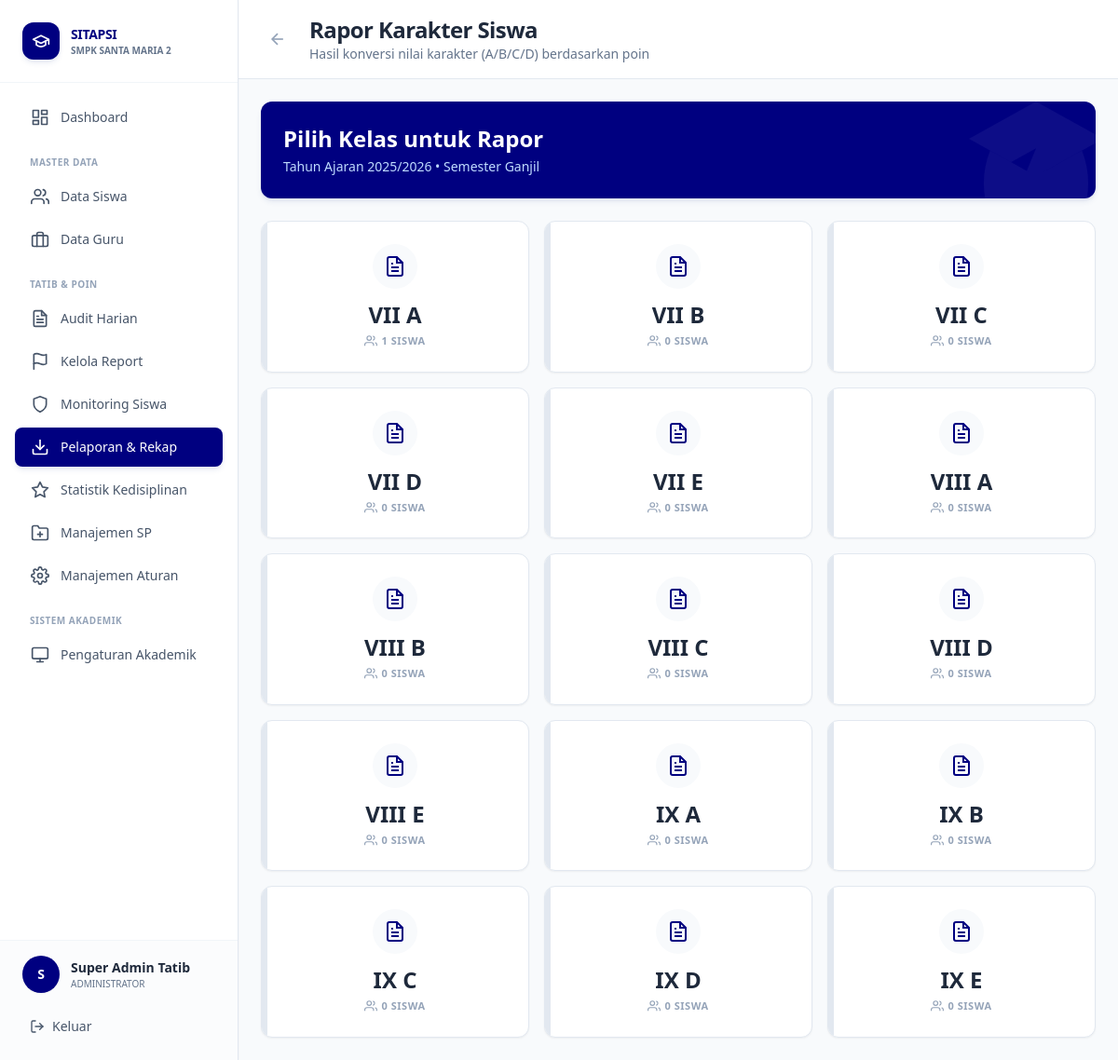
The app's page /views/admin/rapor_karakter.php (signed in) with its own data.
### tables this page shows
CREATE TABLE tb_tahun_ajaran (
    id_tahun INT AUTO_INCREMENT PRIMARY KEY,
    nama_tahun VARCHAR(20) NOT NULL,  
    status ENUM('Aktif', 'Arsip') DEFAULT 'Aktif', 
    semester_aktif ENUM('Ganjil', 'Genap') DEFAULT 'Ganjil'
);

CREATE TABLE tb_kelas (
    id_kelas INT AUTO_INCREMENT PRIMARY KEY,
    nama_kelas VARCHAR(10) NOT NULL,  
    tingkat INT NOT NULL  
);

### config/database.php (called while the page is built, shortened)
<?php
function getDBConnection() {
    static $pdo = null;
    if ($pdo === null) {
        try {
            $dsn = "mysql:host=" . DB_HOST . ";dbname=" . DB_NAME . ";charset=" . DB_CHARSET;
            $options = [
                PDO::ATTR_ERRMODE            => PDO::ERRMODE_EXCEPTION,
                PDO::ATTR_DEFAULT_FETCH_MODE => PDO::FETCH_ASSOC,
                PDO::ATTR_EMULATE_PREPARES   => false,
                PDO::MYSQL_ATTR_INIT_COMMAND => "SET NAMES " . DB_CHARSET
            ];
            $pdo = new PDO($dsn, DB_USER, DB_PASS, $options);
        } catch (PDOException $e) {
            error_log("Database Connection Error: " . $e->getMessage());
            die("Koneksi database gagal. Silakan hubungi administrator.");
        }
    }
    return $pdo;
}
function executeQuery($sql, $params = []) {
    $pdo = getDBConnection();
    $stmt = $pdo->prepare($sql);
    $stmt->execute($params);
    return $stmt;
}
function fetchOne($sql, $params = []) {
    $stmt = executeQuery($sql, $params);
    return $stmt->fetch();
}
function fetchAll($sql, $params = []) {
    $stmt = executeQuery($sql, $params);
    return $stmt->fetchAll();
}
?>

### views/admin/rapor_karakter.php (the view, shortened to what this page needs)
<?php
require_once '../../config/database.php';
$tahun_aktif = fetchOne("SELECT id_tahun, nama_tahun, semester_aktif FROM tb_tahun_ajaran WHERE status = 'Aktif' LIMIT 1");
$kelas_list = fetchAll("SELECT id_kelas, nama_kelas, tingkat FROM tb_kelas ORDER BY tingkat, nama_kelas");
?>
<!DOCTYPE html>
<html lang="id">
<head>
    <script src="https://cdn.tailwindcss.com"></script>
</head>
<body class="bg-[#F8FAFC]">
<div class="flex h-screen overflow-hidden">
    <?php include '../../includes/sidebar_admin.php'; ?>
    <div class="flex-1 overflow-auto lg:ml-64">
        <div class="bg-white border-b border-[#E2E8F0] px-6 pl-16 lg:pl-6 py-4 sticky top-0 z-30 flex items-center space-x-4">
            <a href="pelaporan_rekap.php" class="p-2 rounded-lg text-slate-400 hover:text-slate-600 hover:bg-slate-50 transition-colors">
                <svg class="w-5 h-5" fill="none" stroke="currentColor" viewBox="0 0 24 24" stroke-width="2"><line x1="19" y1="12" x2="5" y2="12"></line><polyline points="12 19 5 12 12 5"></polyline></svg>
            </a>
            <div>
                <h1 class="text-2xl font-extrabold text-slate-800 tracking-tight">Rapor Karakter Siswa</h1>
                <p class="text-sm font-medium text-slate-500">Hasil konversi nilai karakter (A/B/C/D) berdasarkan poin</p>
            </div>
        </div>
        <div class="p-6 space-y-6 max-w-7xl mx-auto">
            <div class="bg-[#000080] text-white rounded-xl shadow-md shadow-blue-900/10 p-6 relative overflow-hidden">
                <div class="relative z-10 flex items-center justify-between">
                    <div>
                        <h2 class="text-2xl font-extrabold mb-1">Pilih Kelas untuk Rapor</h2>
                        <p class="text-blue-200 font-medium text-sm">Tahun Ajaran <?= $tahun_aktif['nama_tahun'] ?> • Semester <?= $tahun_aktif['semester_aktif'] ?></p>
                    </div>
                </div>
            </div>
            <div class="grid grid-cols-1 sm:grid-cols-2 lg:grid-cols-3 xl:grid-cols-4 gap-4">
                <?php
                foreach ($kelas_list as $kelas):
                    $jumlah_siswa = fetchOne("
                        SELECT COUNT(*) as total
                        FROM tb_anggota_kelas
                        WHERE id_kelas = :id_kelas
                        AND id_tahun = :id_tahun
                    ", [
                        'id_kelas' => $kelas['id_kelas'],
                        'id_tahun' => $tahun_aktif['id_tahun']
                    ])['total'] ?? 0;
                ?>
                <a href="rapor_karakter_list.php?kelas=<?= $kelas['id_kelas'] ?>" class="block group">
                    <div class="bg-white border border-[#E2E8F0] hover:border-[#000080] rounded-xl shadow-sm hover:shadow-md p-6 transition-all transform group-hover:-translate-y-1 relative overflow-hidden flex flex-col items-center justify-center h-full min-h-[160px]">
                        <div class="w-1.5 h-full bg-slate-200 group-hover:bg-[#000080] absolute left-0 top-0 transition-colors"></div>
                        <div class="w-12 h-12 bg-slate-50 group-hover:bg-blue-50 text-[#000080] rounded-full flex items-center justify-center mb-3 transition-colors">
                        </div>
                        <h3 class="text-2xl font-extrabold text-slate-800 mb-1"><?= $kelas['nama_kelas'] ?></h3>
                        <div class="flex items-center text-[11px] font-bold text-slate-400 group-hover:text-blue-500 uppercase tracking-wider">
                            <svg class="w-3.5 h-3.5 mr-1" fill="none" stroke="currentColor" viewBox="0 0 24 24" stroke-width="2"><path d="M17 21v-2a4 4 0 0 0-4-4H5a4 4 0 0 0-4 4v2"></path><circle cx="9" cy="7" r="4"></circle><path d="M23 21v-2a4 4 0 0 0-3-3.87"></path><path d="M16 3.13a4 4 0 0 1 0 7.75"></path></svg>
                            <span><?= $jumlah_siswa ?> Siswa</span>
                        </div>
                    </div>
                </a>
                <?php endforeach; ?>
            </div>
        </div>
    </div>
</div>
</body>
</html>

### records on screen
tb_tahun_ajaran: nama_tahun "2025/2026", semester_aktif "Ganjil"
tb_kelas: nama_kelas "VII A", id_kelas "1"
tb_kelas: nama_kelas "VII B", jumlah_siswa "0"
tb_kelas: nama_kelas "VII C", jumlah_siswa "0"
tb_kelas: nama_kelas "VII D", jumlah_siswa "0"
tb_kelas: nama_kelas "VII E", jumlah_siswa "0"
tb_kelas: nama_kelas "VIII A", jumlah_siswa "0"
tb_kelas: nama_kelas "VIII B", jumlah_siswa "0"
tb_kelas: nama_kelas "VIII C", jumlah_siswa "0"
tb_kelas: nama_kelas "VIII D", jumlah_siswa "0"
tb_kelas: nama_kelas "VIII E", jumlah_siswa "0"
tb_kelas: nama_kelas "IX A", jumlah_siswa "0"
tb_kelas: nama_kelas "IX B", jumlah_siswa "0"
tb_kelas: nama_kelas "IX C", jumlah_siswa "0"
tb_kelas: nama_kelas "IX D", jumlah_siswa "0"
tb_kelas: nama_kelas "IX E", jumlah_siswa "0"

### other values on screen
$initial "S"
$user_name "Super Admin Tatib"
